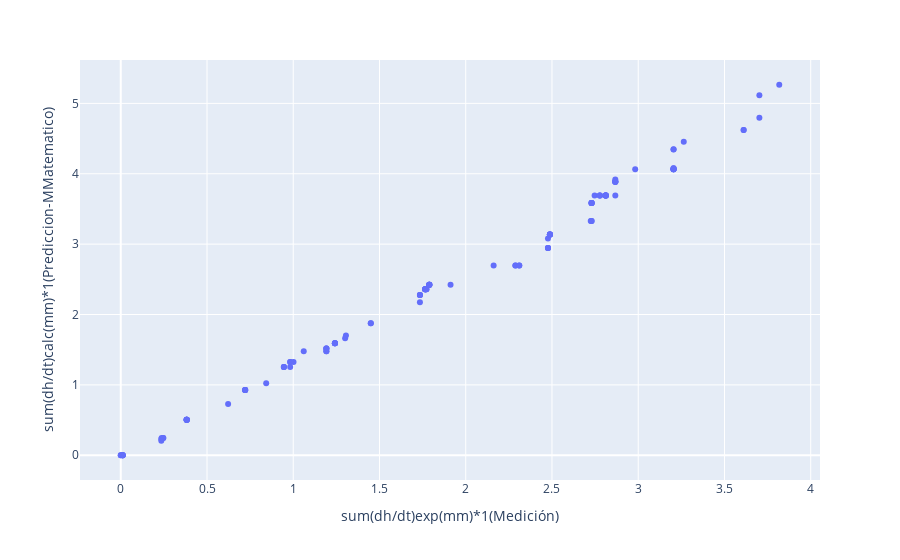

Source (notebook cell):
### Code cell
# x and y given as DataFrame columns
import plotly.express as px
fig = px.scatter(test_dataset3Modelomatematico, x='sum(dh/dt)exp(mm)*1(Medición)', y='sum(dh/dt)calc(mm)*1(Prediccion-MMatematico)')
fig.show()
#plt.plot(df['Año'].values,color='blue')
